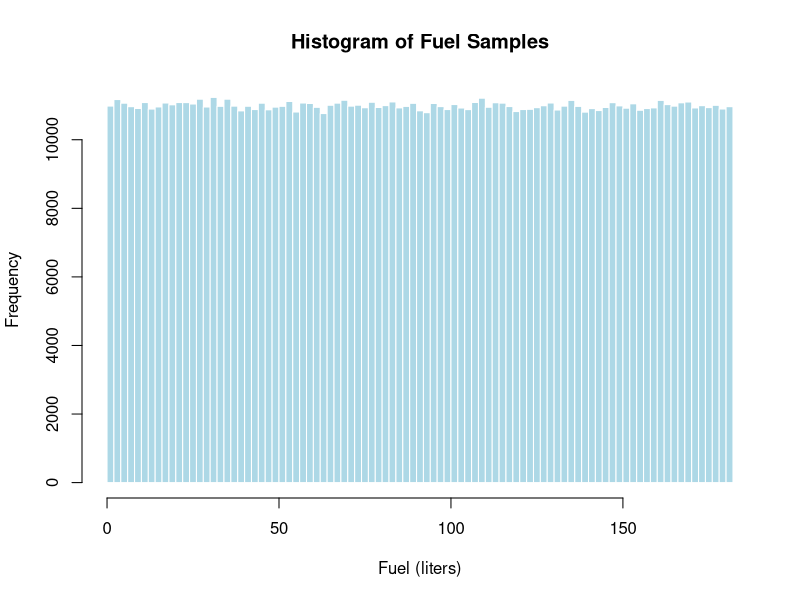
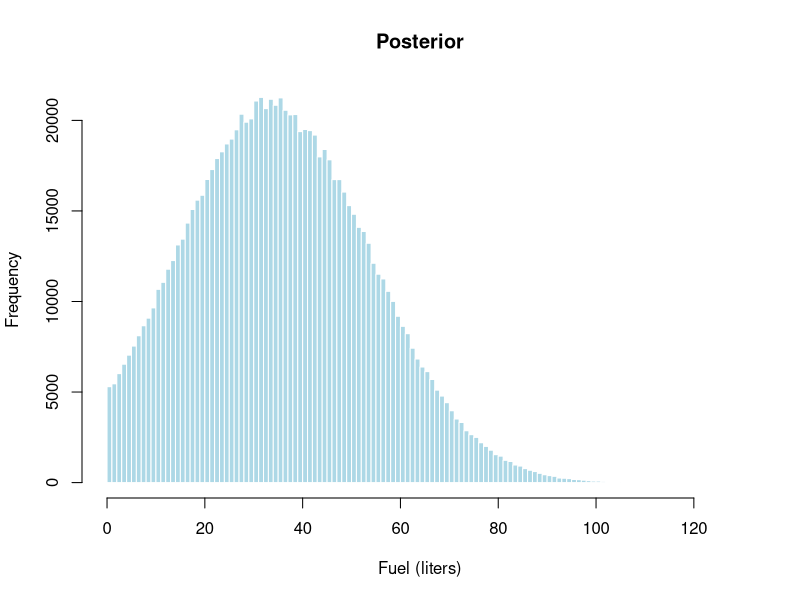
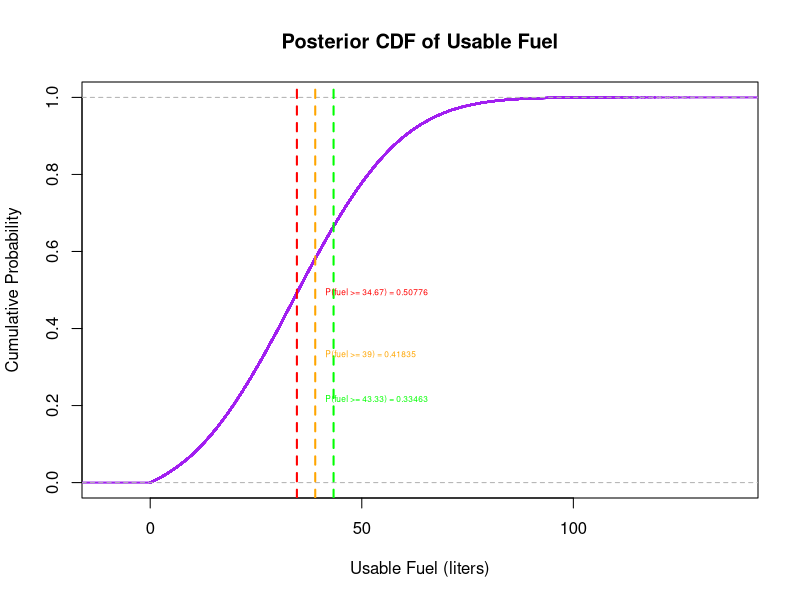

The R source for these figures, in order:
############################################
##  file: anna.m.valentine.th.ps3.AirplaneFuel_BMC.R
##   R Problem Set #3 : Practicing with Analytical Methods, Bayes Methods, Grid
##   - applying bayes monte carlo to our airplane problem
## 
########################################################
##  authors: Anna Valentine 02/01/2025
##  copyright by the author
##  distributed under the GNU general public license
##  https://www.gnu.org/licenses/gpl.html
##  no warranty (see license details at the link above)

## Ran in R Studio: Version 2024.12.0+467 (2024.12.0+467)
#######################################################

## let's set up some parameters we know about the problem: 
# Set parameters
tank_capacity   <- 182         # total fuel tank capacity in liters
sensor_reading  <- 34          # sensor reading in liters
sensor_std      <- 20          # sensor measurement error (std dev in liters)
num_samples     <- 1e6     # number of Monte Carlo samples

set.seed(123)  # for reproducibility

#### first thing, I need to plot the PDF for usable fuel in the tank, just using
### the info of the fuel gauge: i.e. a Gaussian surrounding gauge readings
### next: what's my proper (uniform) prior? plot. 
fuel_samples <- runif(num_samples, min = 0, max = tank_capacity)

# this is kinda my likelihood, but I'm using dnorm to incorporate my uniform prior: 
likelihood <- dnorm(fuel_samples, mean = sensor_reading, sd = sensor_std)

hist(fuel_samples, 
     breaks = 100,                  # Adjust number of bins as needed
     main = "Histogram of Fuel Samples",
     xlab = "Fuel (liters)",
     col = "lightblue",
     border = "white")

## plot my posterior: 
posterior <- likelihood

# Now compute the normalized posterior.
posterior_norm <- posterior / sum(posterior)

posterior_samples <- sample(fuel_samples, size = num_samples, replace = TRUE, prob = posterior_norm)


hist(posterior_samples, 
     breaks = 100,      ## bin size 
     main = "Posterior",
     xlab = "Fuel (liters)",
     col = "lightblue",
     border = "white")


#########################################################
### let's look at our positive control so we can look at convergence: 
compute_posterior_control <- function(true_fuel_level, fuel_samples, sensor_std, num_samples, seed = NULL, tolerance = .1) {
  # This is how I tested some different seeds 
  if (!is.null(seed)) {
    set.seed(seed)
  }
  
  ## some variables to keep track of!
  iter <- 0
  control_modes <- c()
  control_error <- Inf
  
  ### while my error is not below the tolerance: 
  while (control_error > tolerance) {
    iter <- iter + 1
    
    # Simulated noisy sensor reading (using sensor std)
    sensor_reading_control <- true_fuel_level + rnorm(1, 0, sensor_std)
    
    # Compute likelihood for pos control 
    likelihood_control <- dnorm(fuel_samples, mean = sensor_reading_control, sd = sensor_std)
    posterior_control <- likelihood_control / sum(likelihood_control)
    
    # Sample from positive control
    posterior_control_samples <- sample(fuel_samples, size = num_samples, replace = TRUE, prob = posterior_control)
    
    # Compute median of positive control
    control_mode <- median(posterior_control_samples)
    control_modes <- c(control_modes, control_mode)
    
    # Compute mean
    avg_control_mode <- mean(control_modes)
    
    # Compute absolute error for validation
    control_error <- abs(avg_control_mode - true_fuel_level)
    
  }
  
  # Print results
  cat("Number of iterations:", iter, "\n")
  cat("Final Control Mode:", avg_control_mode, "\n")
  cat("Final Control Error:", control_error, "\n")
  
  ## retuern my control mode error, and mean
  return(list(average_control_mode = avg_control_mode, control_error = control_error, iterations = iter))
}

## test out our positive control (how many iterations to converge?)
true_fuel_level = 100 # liters
compute_posterior_control(true_fuel_level, fuel_samples, sensor_std, num_samples, seed = NULL, tolerance = 1)

###### finally: how long will the plane fly for? 
# -------------------------------
# Flight Parameters
# -------------------------------
flight_duration <- (100 / 60 ) + .5         # in hours
fuel_rate_mean  <- 18          # liters per hour (mean consumption)
required_fuel   <- flight_duration * fuel_rate_mean
required_fuel_hi <- flight_duration * (fuel_rate_mean+2)   # 2L std
required_fuel_lo <- flight_duration * (fuel_rate_mean-2) #2L std
# -------------------------------

# Compute the probability that fuel is sufficient for the flight
## we can do this by taking the mean of posterior samples: 
fuel_prob <- mean(posterior_samples >= required_fuel)
fuel_prob_lo <- mean(posterior_samples >= required_fuel_lo)
fuel_prob_hi <- mean(posterior_samples >= required_fuel_hi)
cat("Probability of having enough fuel for the flight:", fuel_prob, "\n")

# get the CDF function for plotting: 
cdf_function <- ecdf(posterior_samples)

# Plot the CDF
plot(cdf_function,
     main = "Posterior CDF of Usable Fuel",
     xlab = "Usable Fuel (liters)",
     ylab = "Cumulative Probability",
     col = "purple", lwd = 2)

# Add vertical lines at required fuel thresholds
abline(v = required_fuel, col = "orange", lty = 2, lwd = 2) #required
abline(v = required_fuel_hi, col = "green", lty = 2, lwd = 2) #hi
abline(v = required_fuel_lo, col = "red", lty = 2, lwd = 2) #lo

# Annotate the plot:
text(required_fuel, cdf_function(required_fuel)-0.25,
     labels = paste("P(fuel >= ", required_fuel, ") = ", round(fuel_prob, 5), sep = ""),
     pos = 4, col = "orange", cex=.5)
text(required_fuel, cdf_function(required_fuel_hi)-0.45,
     labels = paste("P(fuel >= ", round(required_fuel_hi, 2), ") = ", round(fuel_prob_hi, 5), sep = ""),
     pos = 4,  col = "green", cex=.5)
text(required_fuel, cdf_function(required_fuel_lo),
     labels = paste("P(fuel >= ", round(required_fuel_lo, 2), ") = ", round(fuel_prob_lo, 5), sep = ""),
     pos = 4,  col = "red", cex=.5)





